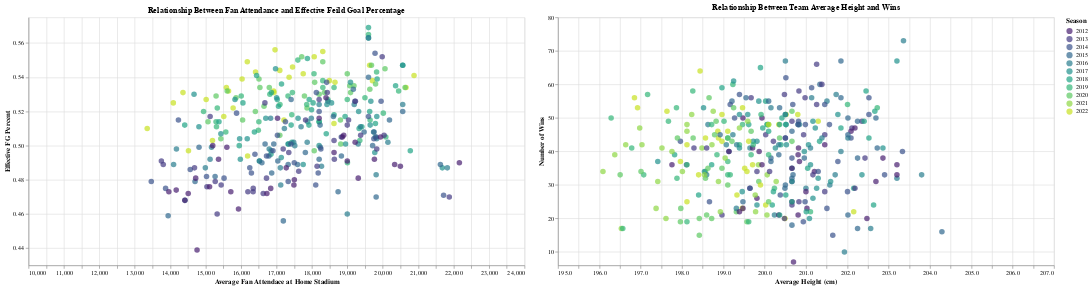

Notebook code cell kept with this figure:
### Code cell
# selection
slider = alt.binding_range(min = int(teamsum_df['season'].min()), max = int(teamsum_df['season'].max()), step = 1)
select_season = alt.selection(
    type = 'single',  
    fields = ['season'],
    bind = slider,
    name = "Select"
)

attendance_chart = alt.Chart(teamsum_df).mark_circle(size = 80).encode(
    x = alt.X('attend_g:Q', title = 'Average Fan Attendace at Home Stadium', scale = alt.Scale(domain = [10000, 24000])), 
    y = alt.Y('e_fg_percent:Q', title = 'Effective FG Percent', scale = alt.Scale(domain = [0.43, 0.575])),
    tooltip = ['team', 'arena'], 
    color = alt.Color('season:O', scale = alt.Scale(scheme = 'viridis'), legend = alt.Legend(title = 'Season'))
).properties(
    width = 800,  
    height = 400,  
    title = 'Relationship Between Fan Attendance and Effective Feild Goal Percentage'
).add_selection(
    select_season
).transform_filter(
    select_season
)

height_chart = alt.Chart(merged).mark_circle(size = 80).encode(
    x = alt.X('avg_player_height:Q', title = 'Average Height (cm)', scale = alt.Scale(domain = [195, 207])),
    y = alt.Y('w:Q', title = 'Number of Wins', scale = alt.Scale(domain = [6, 80])),
    tooltip = ['team'], 
    color = alt.Color('season:O', scale = alt.Scale(scheme = 'viridis'), legend = alt.Legend(title = 'Season'))
).properties(
    width = 800,  
    height = 400,  
    title = 'Relationship Between Team Average Height and Wins'
).add_selection(
    select_season
).transform_filter(
    select_season
)

combined_chart = alt.hconcat(attendance_chart, height_chart)

# Display the chart
combined_chart

### Figure 1 — Vega-Lite specification as saved in the notebook (floating-point values rounded to 4 significant figures; data arrays with more than 128 entries replaced by an {"elided": "..."} marker saying what was removed)
{"config": {"view": {"continuousWidth": 300, "continuousHeight": 300}}, "hconcat": [{"data": {"name": "data-87d40404e2969fc6145b9babf3bc3a4f"}, "mark": {"type": "circle", "size": 80}, "encoding": {"color": {"field": "season", "legend": {"title": "Season"}, "scale": {"scheme": "viridis"}, "type": "ordinal"}, "tooltip": [{"field": "team", "type": "nominal"}, {"field": "arena", "type": "nominal"}], "x": {"field": "attend_g", "scale": {"domain": [10000, 24000]}, "title": "Average Fan Attendace at Home Stadium", "type": "quantitative"}, "y": {"field": "e_fg_percent", "scale": {"domain": [0.43, 0.575]}, "title": "Effective FG Percent", "type": "quantitative"}}, "height": 400, "name": "view_1", "title": "Relationship Between Fan Attendance and Effective Feild Goal Percentage", "transform": [{"filter": {"param": "Select"}}], "width": 800}, {"data": {"name": "data-3d2309e3a7e3cc3a2051a1e65e35c598"}, "mark": {"type": "circle", "size": 80}, "encoding": {"color": {"field": "season", "legend": {"title": "Season"}, "scale": {"scheme": "viridis"}, "type": "ordinal"}, "tooltip": [{"field": "team", "type": "nominal"}], "x": {"field": "avg_player_height", "scale": {"domain": [195, 207]}, "title": "Average Height (cm)", "type": "quantitative"}, "y": {"field": "w", "scale": {"domain": [6, 80]}, "title": "Number of Wins", "type": "quantitative"}}, "height": 400, "name": "view_2", "title": "Relationship Between Team Average Height and Wins", "transform": [{"filter": {"param": "Select"}}], "width": 800}], "params": [{"name": "Select", "select": {"type": "point", "fields": ["season"]}, "bind": {"input": "range", "max": 2022, "min": 2012, "step": 1}, "views": ["view_1", "view_2"]}], "$schema": "https://vega.github.io/schema/vega-lite/v5.8.0.json", "datasets": {"data-87d40404e2969fc6145b9babf3bc3a4f": {"elided": "310 records"}, "data-3d2309e3a7e3cc3a2051a1e65e35c598": {"elided": "328 records"}}}
